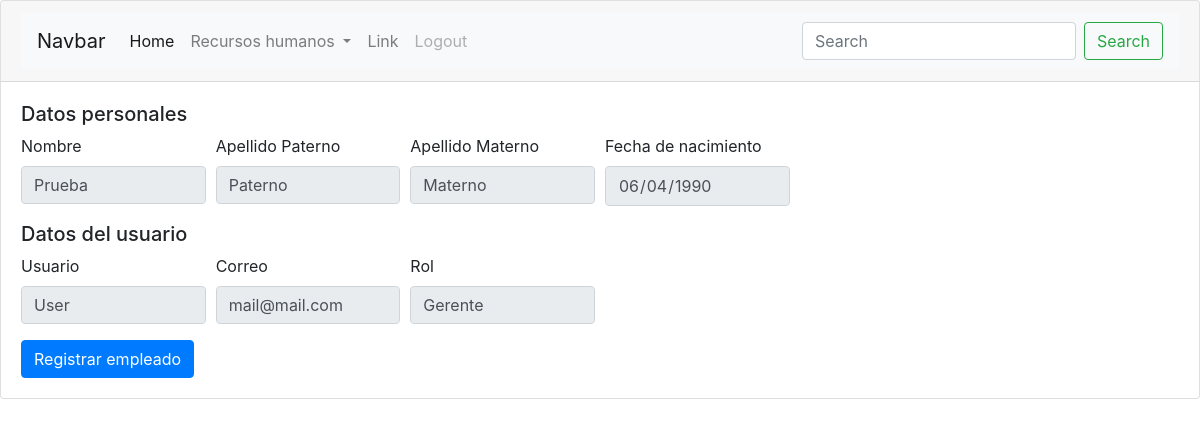
Page /RH/17/ (signed in) on the committed database.
### RH/models.py (models this page shows)
class Empleado(models.Model):
	nombre=models.CharField(max_length=120)
	apellido_paterno=models.CharField(max_length=120)
	apellido_materno=models.CharField(max_length=120,blank=True,null=True)
	fecha_de_nacimiento=models.DateTimeField(blank=True,null=True)
	fecha_de_alta=models.DateTimeField(default=timezone.now)
	rol=models.ForeignKey(Rol,on_delete=models.CASCADE)
	usuario=models.ForeignKey('auth.User',on_delete=models.CASCADE)

class Rol(models.Model):
	nombre=models.CharField(max_length=120)
	descripcion=models.TextField()

### RH/views.py (the view)
# urls.py: path('<int:pk>/',views.empleados_show,name='empleados_show'),
@login_required
def empleados_show(request,pk):
	empleado=Empleado.objects.get(pk=pk)
	return render(request,'RH/empleados_create.html',{'empleado':empleado,'show':True})

### RH/templates/RH/empleados_create.html (shortened to what this page needs)
{% extends "base.html" %}
{% block content %}
	<form method="POST" onsubmit="return validatePass()">
		<h5>Datos personales</h5>
		<div class="form-row">
			<div class="form-group col-md-2">
			    <label for="inputNombre">Nombre</label>
			    <input type="text" class="form-control" id="inputNombre" name="nombre" required="" value="{%firstof empleado.nombre%}" {%if show%} readonly="" {%endif%}>
			</div>
			<div class="form-group col-md-2">
			    <label for="inputApellidoP">Apellido Paterno</label>
			    <input type="text" class="form-control" id="inputApellidoP" name="apellido_paterno" required="" value="{%firstof empleado.apellido_paterno%}" {%if show%} readonly="" {%endif%}>
			</div>
			<div class="form-group col-md-2">
			    <label for="inputApellidoM">Apellido Materno</label>
			    <input type="text" class="form-control" id="inputApellidoM" name="apellido_materno" value="{%firstof empleado.apellido_materno%}" {%if show%} readonly="" {%endif%}>
			</div>
			<div class="form-group col-md-2">
			    <label for="inputNacimiento">Fecha de nacimiento</label>
			    <input type="date" class="form-control" id="inputNacimiento" name="fecha_de_nacimiento" required="" value="{%firstof empleado.fecha_de_nacimiento|date:'Y-m-d'%}" {%if show%} readonly="" {%endif%}>
			</div>
		</div>
		<h5>Datos del usuario</h5>
	  <div class="form-row">
	  	<div class="form-group col-md-2">
	      <label for="inputUsuario">Usuario</label>
	      <input type="text" class="form-control" id="inputUsuario" name="username" value="{%firstof empleado.usuario.username%}" {%if show%} readonly="" {%endif%}>
	    </div>
	    <div class="form-group col-md-2">
	      <label for="inputCorreo">Correo</label>
	      <input type="email" class="form-control" id="inputCorreo" placeholder="Email" name="email" value="{%firstof empleado.usuario.email%}" {%if show%} readonly="" {%endif%}>
	    </div>
	    {%if show%}
	    	<div class="form-group col-md-2">
		      <label for="inputRol">Rol</label>
		      <input type="text" class="form-control" id="inputRol" name="" value="{{empleado.rol.nombre}}" readonly="">
		    </div>
	    {%endif%}
	  </div>
	  <button type="submit" class="btn btn-primary">Registrar empleado</button>
	</form>
{% endblock content %}

### rows in the picture
Empleado: nombre "Prueba", apellido_paterno "Paterno", apellido_materno "Materno", fecha_de_nacimiento "06/04/1990", username "User", email "mail@mail.com", rol.nombre "Gerente"
